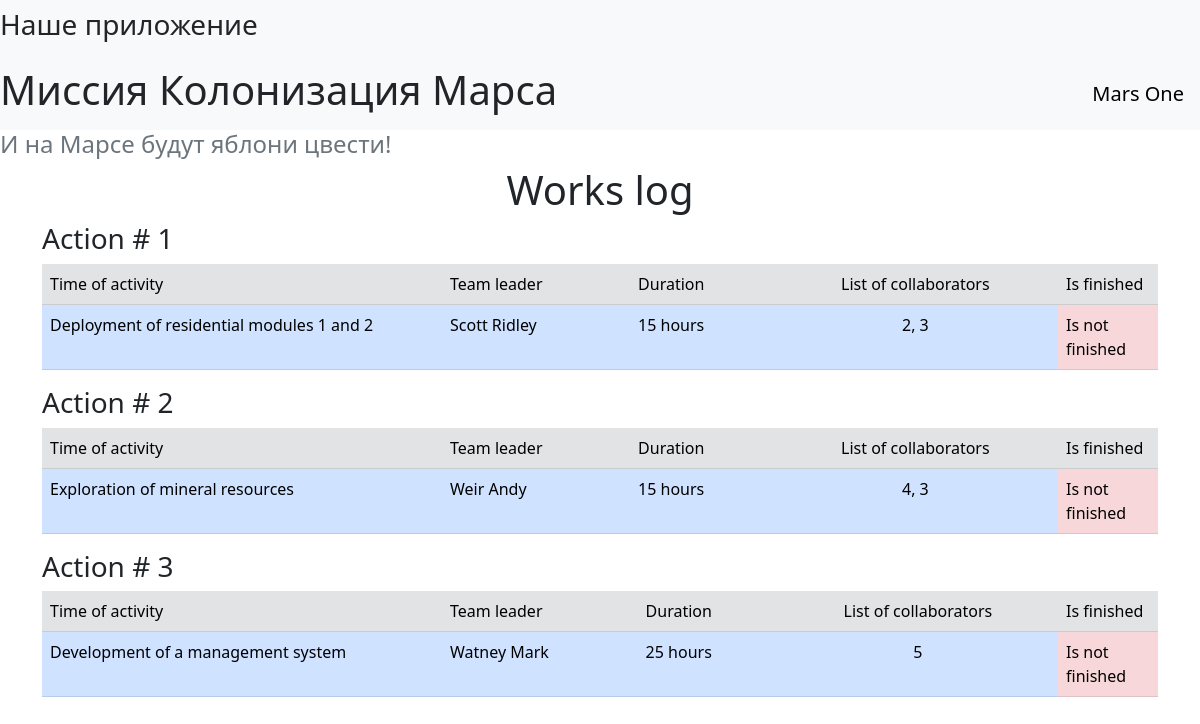
The page / on the database its author committed.
### data/jobs.py (models this page shows, shortened)
class Jobs(SqlAlchemyBase):
    __tablename__ = 'jobs'
    id = sqlalchemy.Column(sqlalchemy.Integer, primary_key=True, autoincrement=True)
    team_leader = sqlalchemy.Column(sqlalchemy.Integer, sqlalchemy.ForeignKey("users.id"))
    job = sqlalchemy.Column(sqlalchemy.String, nullable=True)
    work_size = sqlalchemy.Column(sqlalchemy.Integer, nullable=True)
    collaborators = sqlalchemy.Column(sqlalchemy.String, nullable=True)
    start_date = sqlalchemy.Column(sqlalchemy.DateTime)
    end_date = sqlalchemy.Column(sqlalchemy.DateTime)
    is_finished = sqlalchemy.Column(sqlalchemy.Boolean, default=False)
    user = orm.relationship('User')

### data/users.py (models this page shows, shortened)
class User(SqlAlchemyBase):
    __tablename__ = 'users'
    id = sqlalchemy.Column(sqlalchemy.Integer, primary_key=True, autoincrement=True)
    surname = sqlalchemy.Column(sqlalchemy.String, nullable=True)
    name = sqlalchemy.Column(sqlalchemy.String, nullable=True)
    age = sqlalchemy.Column(sqlalchemy.Integer, nullable=True)
    position = sqlalchemy.Column(sqlalchemy.String, nullable=True)
    speciality = sqlalchemy.Column(sqlalchemy.String, nullable=True)
    address = sqlalchemy.Column(sqlalchemy.String, nullable=True)
    email = sqlalchemy.Column(sqlalchemy.String, index=True, unique=True, nullable=True)
    hashed_password = sqlalchemy.Column(sqlalchemy.String, nullable=True)
    modified_date = sqlalchemy.Column(sqlalchemy.DateTime)
    jobs = orm.relationship("Jobs", back_populates='user')
    departments = orm.relationship("Department", back_populates='user')

### main.py (the view)
@app.route("/")
def index():
    db_sess = db_session.create_session()
    jobs = db_sess.query(Jobs)
    return render_template("index.html", jobs=jobs)

### data/db_session.py (called while the page is built)
def create_session() -> Session:
    global __factory
    return __factory()

### templates/index.html
{% extends "base.html" %}
{% block content %}
<h1 class="text-center">Works log</h1>
{% for item in jobs%}
    <h3>Action # {{item.id}}</h3>
    <table class="table">
  <thead>
    <tr class="table-secondary">
      <td scope="col" width="400">Time of activity</td>
      <td scope="col">Team leader</td>
      <td scope="col">Duration</td>
      <td scope="col" class="text-center">List of collaborators</td>
      <td scope="col" width="100">Is finished</td>
    </tr>
  </thead>
  <tbody>
    <tr class="table-primary">
      <td scope="row">{{item.job}}</td>
      <td scope="row">{{item.user.surname}} {{item.user.name}}</td>
      <td scope="row">{{item.work_size}} hours</td>
      <td scope="row" class="text-center">{{item.collaborators}}</td>
      {% if item.is_finished == False %}
          <td scope="row" class="table-danger">Is not finished</td>
      {% else %}
          <td scope="row" class="table-danger">Is finished</td>
      {% endif %}
    </tr>
    </tbody>
</table>
{% endfor %}
{% endblock %}

### templates/base.html (shortened to what this page needs)
<!doctype html>
<html lang="en">
<head>
    <link href="https://cdn.jsdelivr.net/npm/bootstrap@5.3.0/dist/css/bootstrap.min.css" rel="stylesheet"
>
</head>
<body>
    <header>
        <nav class="navbar navbar-light bg-light">
            <h3>Наше приложение</h3>
        </nav>
    <header>
        <nav class="navbar navbar-light bg-light">
            <h1>Миссия Колонизация Марса</h1>
            <a class="navbar-brand" href="#">Mars One</a>
        </nav>
    </header>
    <h4 class="text-secondary">И на Марсе будут яблони цвести!</h4>
    <main role="main" class="container">
        {% block content %}{% endblock %}
    </main>
</body>
</html>

### rows shown on the page
Jobs: id "1", job "Deployment of residential modules 1 and 2", user.surname "Scott", user.name "Ridley", work_size "15", collaborators "2, 3", is_finished "Is not finished"
Jobs: id "2", job "Exploration of mineral resources", user.surname "Weir", user.name "Andy", work_size "15", collaborators "4, 3", is_finished "Is not finished"
Jobs: id "3", job "Development of a management system", user.surname "Watney", user.name "Mark", work_size "25", collaborators "5", is_finished "Is not finished"
